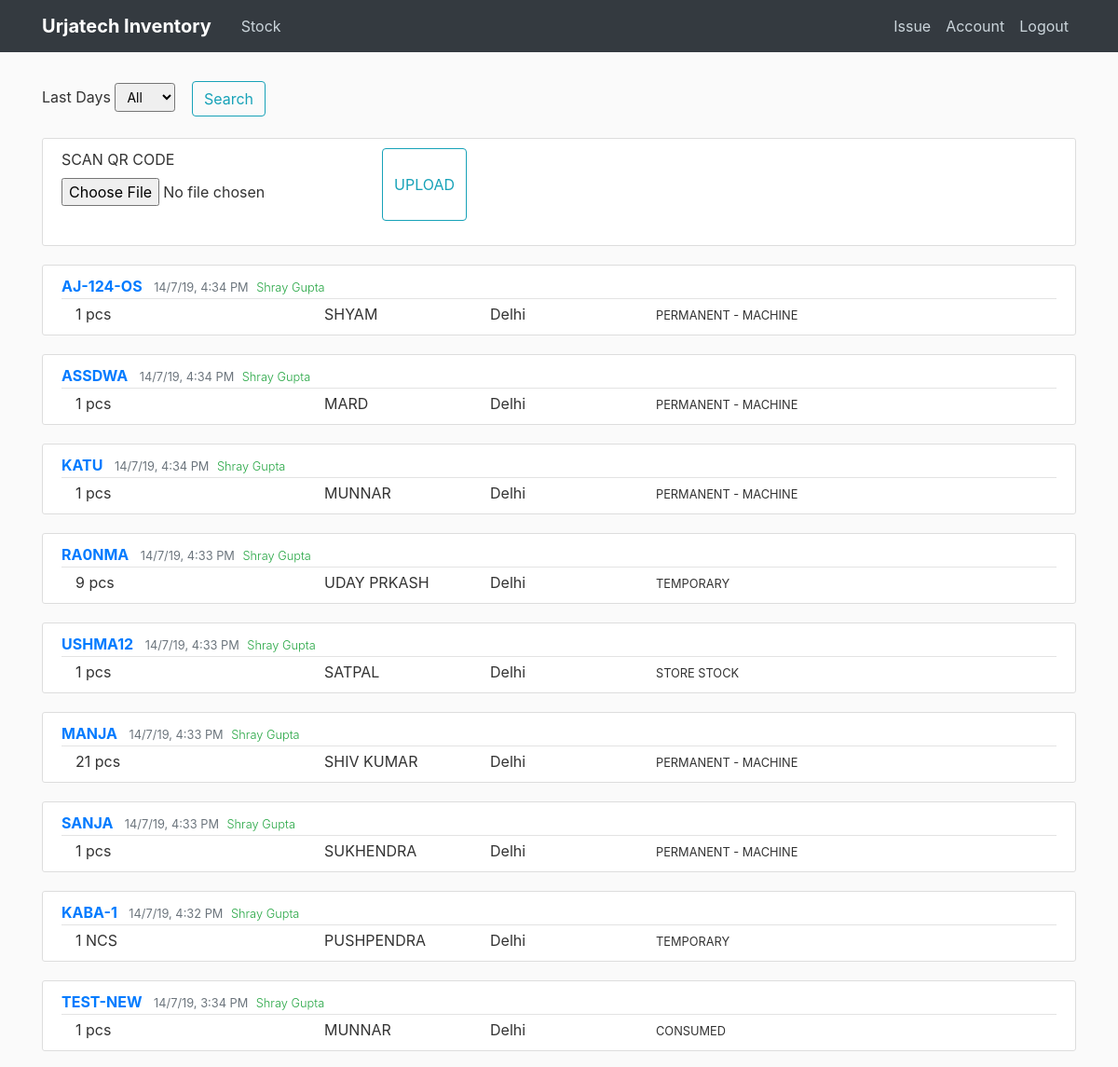
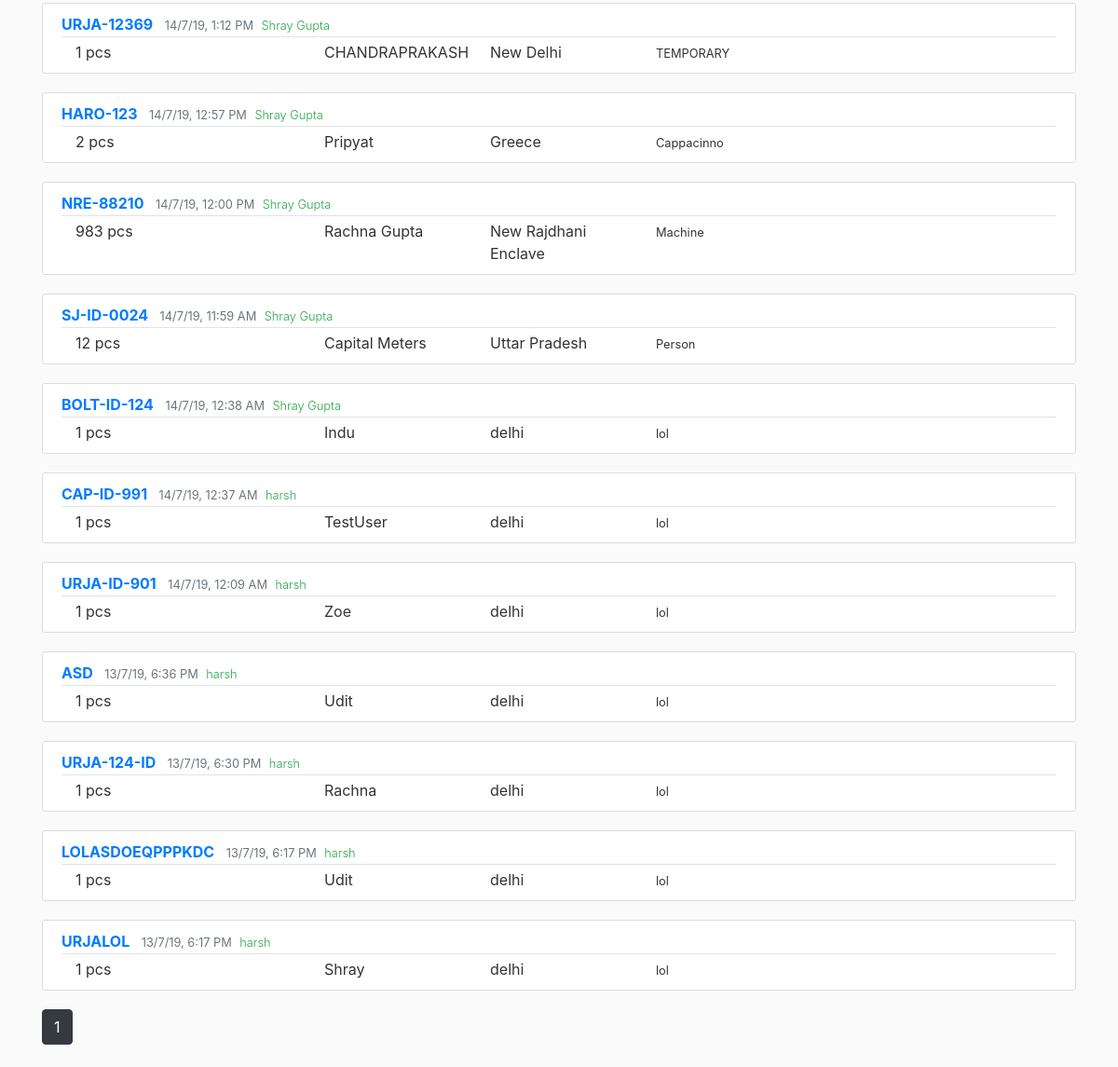
Before: /home (signed in) with the older database file (2 pictures, top to bottom).
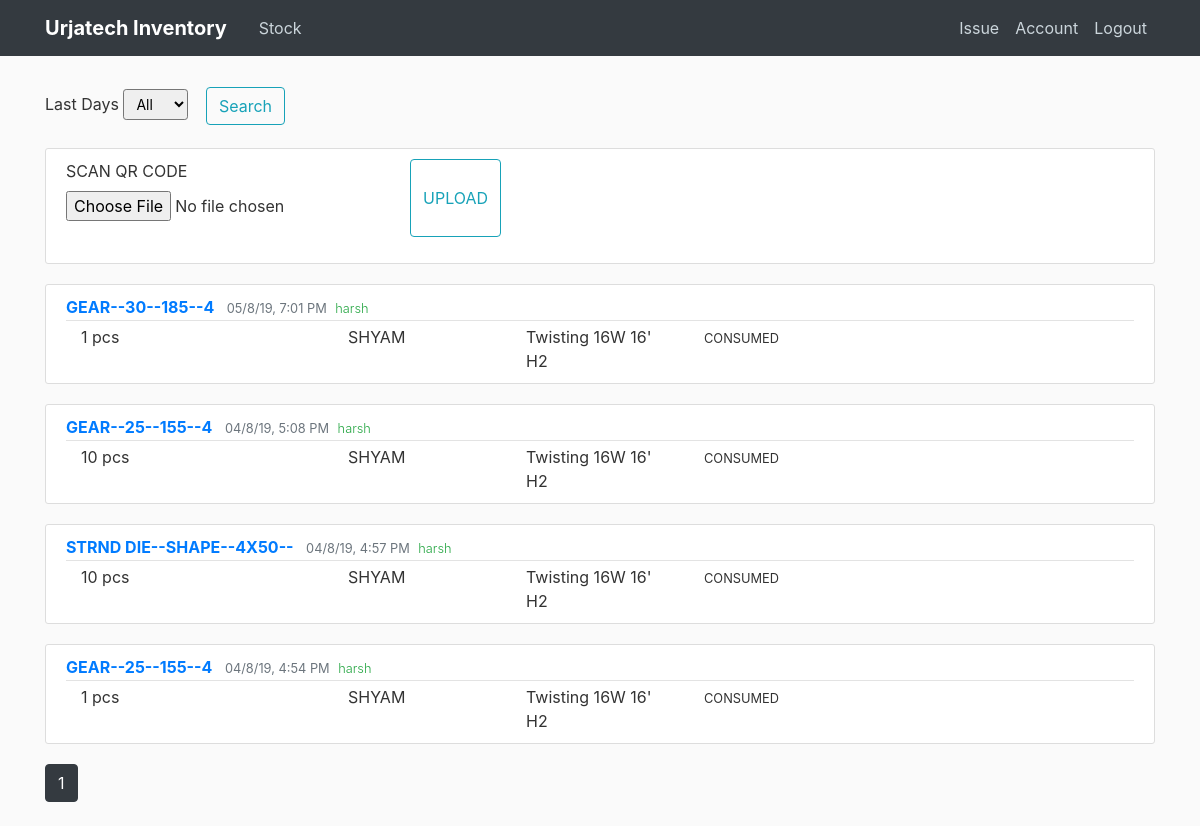
After: the same page with the newer database file.
### flaskblog/models.py (models this page shows, shortened)
class Post(db.Model):
    id = db.Column(db.Integer, primary_key=True)
    material_id = db.Column(db.String(50), nullable=False)
    numbers_issued = db.Column(db.Integer)
    unit = db.Column(db.String(10))
    person = db.Column(db.String(20))
    location = db.Column(db.String(50))
    type_issued = db.Column(db.String(20))
    date_posted = db.Column(db.DateTime, nullable=False, default=datetime.now)
    user_id = db.Column(db.Integer, db.ForeignKey('user.id'))

class User(db.Model, UserMixin):
    id = db.Column(db.Integer, primary_key=True)
    name = db.Column(db.String(30), nullable=False)
    username = db.Column(db.String(20), unique=True, nullable=False)
    email = db.Column(db.String(100), unique=True, nullable=False)
    image_file = db.Column(db.String(20), nullable=False, default='56c6632a3ab0abec.jpg')
    password = db.Column(db.String(60), nullable=False)
    posts = db.relationship('Post', backref='author', lazy=True)

### flaskblog/routes.py (the view, shortened to what this page needs)
@app.route("/", methods=['GET', 'POST'])
@app.route("/home", methods=['GET', 'POST'])
@login_required
def home():
    is_empty = False
    page = request.args.get('page', 1, type=int)
    num_posts = min(request.args.get('limit', 10), 50)
    query = request.args.get('q', '')
    per_page = 20
    form = SortDays()
    search_form = Search()
    posts = Post.query.order_by(desc(Post.date_posted))
    if form.sort_days.data == '1':
        posts = Post.query.order_by(desc(Post.date_posted)).filter(
            Post.date_posted > (datetime.now() - timedelta(days=1)))
    elif form.sort_days.data == '7':
        posts = Post.query.order_by(desc(Post.date_posted)).filter(
            Post.date_posted > (datetime.now() - timedelta(days=7)))
    elif form.sort_days.data == '30':
        posts = Post.query.order_by(desc(Post.date_posted)).filter(
            Post.date_posted > (datetime.now() - timedelta(days=30)))
    elif form.sort_days.data == '90':
        posts = Post.query.order_by(desc(Post.date_posted)).filter(
            Post.date_posted > (datetime.now() - timedelta(days=90)))
    elif form.sort_days.data == '360':
        posts = Post.query.order_by(desc(Post.date_posted)).filter(
            Post.date_posted > (datetime.now() - timedelta(days=360)))
    elif form.sort_days.data == 'All':
        posts = Post.query.order_by(desc(Post.date_posted))
    if len(posts.all()) == 0:
        is_empty = True
    barcode_data = None
    form_barcode = UploadScan()
    return render_template('home.html', form=form, search_form=search_form,
                           posts=posts.paginate(page=page, per_page=per_page),
                           is_empty=is_empty, form_barcode=form_barcode,
                           barcode_data=barcode_data)

### flaskblog/forms.py
class SortDays(FlaskForm):
    sort_days = SelectField('Last Days', choices=[('All', 'All'), ('1', '1'),
                                                  ('7', '7'), ('30', '30'),
                                                  ('90', '90'), ('360', '360')])
    submit = SubmitField('Search')

class Search(FlaskForm):
    search_query = StringField('Search', validators=[DataRequired()])
    submit = SubmitField('Search 2')

### flaskblog/models.py (called while the page is built)
@login_manager.user_loader
def load_user(user_id):
    return User.query.get(int(user_id))

### flaskblog/templates/home.html (shortened to what this page needs)
{% extends "layout.html" %}
{% block content %}
<form method="POST" action="">
        <div class="form-group">
            {{ form.sort_days.label(class="form-control-label")}}
            {% if form.sort_days.errors %}
                {{ form.sort_days(class="form-control form-control-lg is-invalid") }}
                <div class="invalid-feedback">
                    {% for error in form.sort_days.errors %}
                    <span>
                    {{ error }}
                    </span>
                    {% endfor %}
                </div>
            {% else %}
            {{ form.sort_days(class="form-control-sm") }}
            {% endif %}
            <div class="btn">
              {{ form.submit(class="btn btn-outline-info") }}
            </div>
        </div>
</form>
<div class="content-section btn-outline">
    <form method="POST" action="" enctype="multipart/form-data">
        <fieldset class="form-group input-group">
            <div class="form-group">
                {{ form_barcode.picture.label() }}
                {{ form_barcode.picture(class="form-control-file input-group") }}
            </div>
            {{ form_barcode.submit(class="btn btn-outline-info") }}
        </fieldset>
    </form>
</div>
{% for post in posts.items %}
  <article class="media content-section">
  <div class="media-body">
    <div class="article-metadata">
        <a class="mr-2 text-uppercase font-weight-bold" href="{{ url_for('post', post_id=post.id) }}"> {{ post.material_id }}</a>
        <small class="text-muted">{{ post.date_posted.strftime("%d/%-m/%-y, %-I:%M %p")}}</small>
        <small class="font-weight-light text-success ml-1">{{ post.author.name }}</small>
      </div>
      <div class="container text-sm">
        <div class="row">
          <div class="col-3">
            {{ post.numbers_issued }} {{post.unit}}
          </div>
          <div class="col-2">
            {{ post.person }}
          </div>
        <div class="col-2">
          {{ post.location }}
        </div>
        <div class="col">
          <small> {{ post.type_issued }}</small>
        </div>
      </div>
      </div>
    </div>
  </article>
{% endfor %}
{% for page_num in posts.iter_pages(left_edge=1, right_edge=1, left_current=1, right_current=2) %}
  {% if page_num %}
    {% if posts.page == page_num %}
      <a class="btn btn-dark mb-4" href="{{ url_for('home', page=page_num) }}">{{page_num}}</a>
    {% else %}
      <a class="btn btn-outline-dark mb-4" href="{{ url_for('home', page=page_num) }}">{{page_num}}</a>
    {% endif %}
  {% else %}
    ...
  {% endif %}
{% endfor %}
{% endblock content %}

Changed rows visible on the page:
removed Post: material_id "AJ-124-OS", date_posted "14/7/19, 4:34 PM", author.name "Shray Gupta", numbers_issued "1", unit "pcs", person "SHYAM", location "Delhi", type_issued "PERMANENT - MACHINE"
removed Post: material_id "ASSDWA", date_posted "14/7/19, 4:34 PM", author.name "Shray Gupta", numbers_issued "1", unit "pcs", person "MARD", location "Delhi", type_issued "PERMANENT - MACHINE"
removed Post: material_id "KATU", date_posted "14/7/19, 4:34 PM", author.name "Shray Gupta", numbers_issued "1", unit "pcs", person "MUNNAR", location "Delhi", type_issued "PERMANENT - MACHINE"
removed Post: material_id "RA0NMA", date_posted "14/7/19, 4:33 PM", author.name "Shray Gupta", numbers_issued "9", unit "pcs", person "UDAY PRKASH", location "Delhi", type_issued "TEMPORARY"
removed Post: material_id "USHMA12", date_posted "14/7/19, 4:33 PM", author.name "Shray Gupta", numbers_issued "1", unit "pcs", person "SATPAL", location "Delhi", type_issued "STORE STOCK"
removed Post: material_id "MANJA", date_posted "14/7/19, 4:33 PM", author.name "Shray Gupta", numbers_issued "21", unit "pcs", person "SHIV KUMAR", location "Delhi", type_issued "PERMANENT - MACHINE"
removed Post: material_id "SANJA", date_posted "14/7/19, 4:33 PM", author.name "Shray Gupta", numbers_issued "1", unit "pcs", person "SUKHENDRA", location "Delhi", type_issued "PERMANENT - MACHINE"
removed Post: material_id "KABA-1", date_posted "14/7/19, 4:32 PM", author.name "Shray Gupta", numbers_issued "1", unit "NCS", person "PUSHPENDRA", location "Delhi", type_issued "TEMPORARY"
removed Post: material_id "TEST-NEW", date_posted "14/7/19, 3:34 PM", author.name "Shray Gupta", numbers_issued "1", unit "pcs", person "MUNNAR", location "Delhi", type_issued "CONSUMED"
removed Post: material_id "URJA-12369", date_posted "14/7/19, 1:12 PM", author.name "Shray Gupta", numbers_issued "1", unit "pcs", person "CHANDRAPRAKASH", location "New Delhi", type_issued "TEMPORARY"
removed Post: material_id "HARO-123", date_posted "14/7/19, 12:57 PM", author.name "Shray Gupta", numbers_issued "2", unit "pcs", person "Pripyat", location "Greece", type_issued "Cappacinno"
removed Post: material_id "NRE-88210", date_posted "14/7/19, 12:00 PM", author.name "Shray Gupta", numbers_issued "983", unit "pcs", person "Rachna Gupta", location "New Rajdhani Enclave", type_issued "Machine"
removed Post: material_id "SJ-ID-0024", date_posted "14/7/19, 11:59 AM", author.name "Shray Gupta", numbers_issued "12", unit "pcs", person "Capital Meters", location "Uttar Pradesh", type_issued "Person"
removed Post: material_id "BOLT-ID-124", date_posted "14/7/19, 12:38 AM", author.name "Shray Gupta", numbers_issued "1", unit "pcs", person "Indu", location "delhi", type_issued "lol"
removed Post: material_id "CAP-ID-991", date_posted "14/7/19, 12:37 AM", author.name "harsh", numbers_issued "1", unit "pcs", person "TestUser", location "delhi", type_issued "lol"
removed Post: material_id "URJA-ID-901", date_posted "14/7/19, 12:09 AM", author.name "harsh", numbers_issued "1", unit "pcs", person "Zoe", location "delhi", type_issued "lol"
removed Post: material_id "ASD", date_posted "13/7/19, 6:36 PM", author.name "harsh", numbers_issued "1", unit "pcs", person "Udit", location "delhi", type_issued "lol"
removed Post: material_id "URJA-124-ID", date_posted "13/7/19, 6:30 PM", author.name "harsh", numbers_issued "1", unit "pcs", person "Rachna", location "delhi", type_issued "lol"
removed Post: material_id "LOLASDOEQPPPKDC", date_posted "13/7/19, 6:17 PM", author.name "harsh", numbers_issued "1", unit "pcs", person "Udit", location "delhi", type_issued "lol"
removed Post: material_id "URJALOL", date_posted "13/7/19, 6:17 PM", author.name "harsh", numbers_issued "1", unit "pcs", person "Shray", location "delhi", type_issued "lol"
added Post: material_id "GEAR--30--185--4", date_posted "05/8/19, 7:01 PM", author.name "harsh", numbers_issued "1", unit "pcs", person "SHYAM", location "Twisting 16W 16' H2", type_issued "CONSUMED"
added Post: material_id "GEAR--25--155--4", date_posted "04/8/19, 5:08 PM", author.name "harsh", numbers_issued "10", unit "pcs", person "SHYAM", location "Twisting 16W 16' H2", type_issued "CONSUMED"
added Post: material_id "STRND DIE--SHAPE--4X50--", date_posted "04/8/19, 4:57 PM", author.name "harsh", numbers_issued "10", unit "pcs", person "SHYAM", location "Twisting 16W 16' H2", type_issued "CONSUMED"
added Post: material_id "GEAR--25--155--4", date_posted "04/8/19, 4:54 PM", author.name "harsh", numbers_issued "1", unit "pcs", person "SHYAM", location "Twisting 16W 16' H2", type_issued "CONSUMED"
